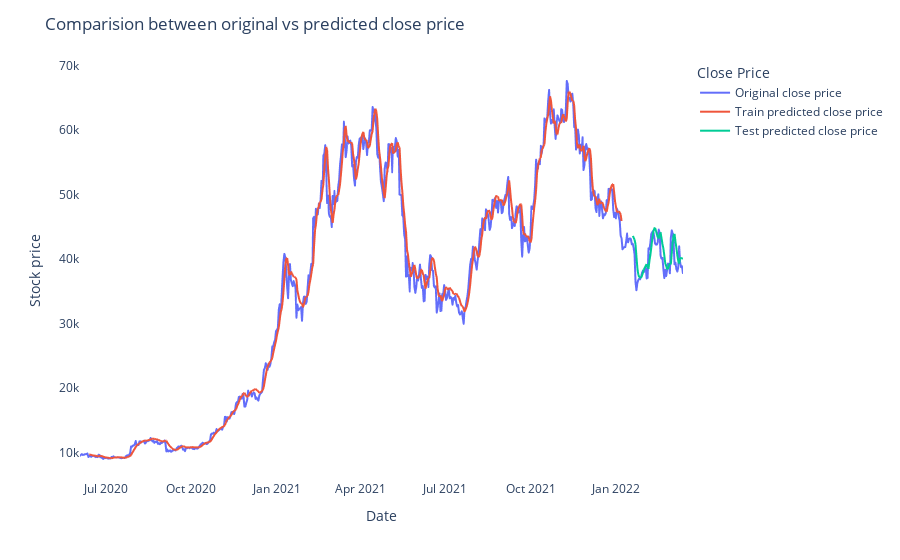

Notebook code cell kept with this figure:
### Markdown cell above
# Plotting the Predicted and Actual Values

### Code cell
names = cycle(['Original close price','Train predicted close price','Test predicted close price'])

plotdf = pd.DataFrame({'date': df['clean_date'],
                    'original_close': df[1],
                    'train_predicted_close' : 0 ,
                    'test_predicted_close' : 0})

plotdf['train_predicted_close'] = np.nan_to_num(scaler.inverse_transform(trainPredictPlot))
plotdf['test_predicted_close'] = np.nan_to_num(scaler.inverse_transform(testPredictPlot))

plotdf['train_predicted_close'] = plotdf['train_predicted_close'].replace(0, np.NaN)
plotdf['test_predicted_close'] = plotdf['test_predicted_close'].replace(0, np.NaN)

fig = px.line(plotdf,x=plotdf['date'], y=[plotdf['original_close'],plotdf['train_predicted_close'],plotdf['test_predicted_close']],
                labels={'value':'Stock price','date': 'Date'})
fig.update_layout(title_text='Comparision between original vs predicted close price',
                plot_bgcolor='white',legend_title_text='Close Price')                               

fig.for_each_trace(lambda t:  t.update(name = next(names)))
fig.update_xaxes(showgrid=False)
fig.update_yaxes(showgrid=False)
fig.show()

### Figure 1 — Plotly figure (JSON) as saved in the notebook; plotly's stock layout.template omitted (floating-point values rounded to 4 significant figures; data arrays with more than 128 entries replaced by an {"elided": "..."} marker saying what was removed)
{"data": [{"hovertemplate": "variable=original_close<br>Date=%{x}<br>Stock price=%{y}<extra></extra>", "legendgroup": "original_close", "line": {"color": "#636efa", "dash": "solid"}, "marker": {"symbol": "circle"}, "mode": "lines", "name": "Original close price", "showlegend": true, "type": "scattergl", "x": {"elided": "651 str values"}, "xaxis": "x", "y": {"elided": "651 float values"}, "yaxis": "y"}, {"hovertemplate": "variable=train_predicted_close<br>Date=%{x}<br>Stock price=%{y}<extra></extra>", "legendgroup": "train_predicted_close", "line": {"color": "#EF553B", "dash": "solid"}, "marker": {"symbol": "circle"}, "mode": "lines", "name": "Train predicted close price", "showlegend": true, "type": "scattergl", "x": {"elided": "651 str values"}, "xaxis": "x", "y": {"elided": "651 float values"}, "yaxis": "y"}, {"hovertemplate": "variable=test_predicted_close<br>Date=%{x}<br>Stock price=%{y}<extra></extra>", "legendgroup": "test_predicted_close", "line": {"color": "#00cc96", "dash": "solid"}, "marker": {"symbol": "circle"}, "mode": "lines", "name": "Test predicted close price", "showlegend": true, "type": "scattergl", "x": {"elided": "651 str values"}, "xaxis": "x", "y": {"elided": "651 float values"}, "yaxis": "y"}], "layout": {"legend": {"title": {"text": "Close Price"}, "tracegroupgap": 0}, "margin": {"t": 60}, "plot_bgcolor": "white", "title": {"text": "Comparision between original vs predicted close price"}, "xaxis": {"anchor": "y", "domain": [0, 1], "showgrid": false, "title": {"text": "Date"}}, "yaxis": {"anchor": "x", "domain": [0, 1], "showgrid": false, "title": {"text": "Stock price"}}}}
